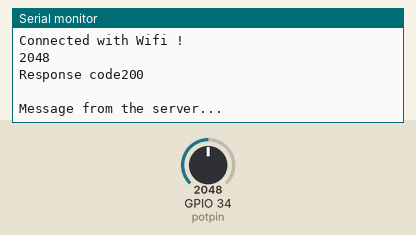
Recording of a sketch running on a simulated ESP32. Shown: the last lines printed to the serial monitor. The inputs (shaded band) are chosen by the test bench; at power-on: GPIO 34 (potpin) = 2048. WiFi joins after 1.5 s; servers stay silent unless stated; uploads are accepted with an empty reply.

Above: at 2.7 s.
2.8 s: GPIO 34 (potpin) set to 2866
At 2.86 s:
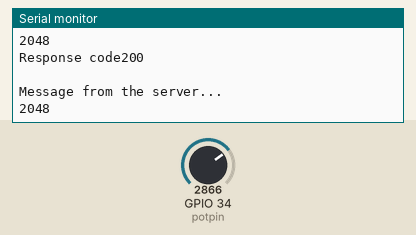
4.5 s: GPIO 34 (potpin) set to 3603
At 5.26 s:
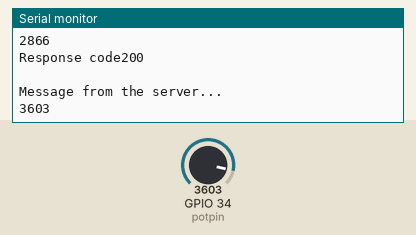
Timing chart, 0 to 7.5 s (numbered marks = the images above; inputs shaded):
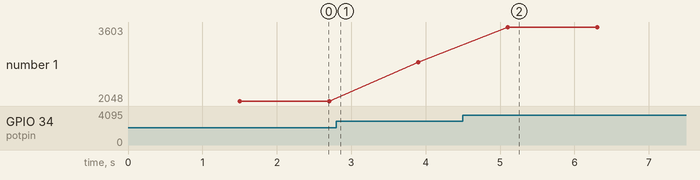

The sketch:

display_monitor2.ino
```cpp
// ESP32 will make post requests to server on local network
// ESP32 has to be on same network

//  including wifi library
#include<WiFi.h>

//  including httpclient library
#include<HTTPClient.h>

//  wifi credentials
const char ssid[] = "SKYT2I1W";
const char password[] = "9gj91php1egL";

//  API url
String api = "http://192.168.0.5:5000/add-data";

//  creating http client
HTTPClient http;

//  potpin
const int potpin = 34;

void setup()
{
  Serial.begin(115200);
  Serial.print("Connecting to : ");
  Serial.println(ssid);
  WiFi.begin(ssid , password);
  while (WiFi.status()  !=  WL_CONNECTED)
  {
    Serial.print(".");
    delay(500);
  }
  Serial.println();
  Serial.println("Connected with Wifi !");
}

void loop()
{

  //  reading potentiometer
  int pot = analogRead(potpin);
  Serial.println(pot);

  //  check if wifi is still connected
  if (WiFi.status()  ==  WL_CONNECTED)
  {

    //  connect with server on that particular API
    http.begin(api);
    //  type of data to be shared : JSON
    http.addHeader("Content-Type","application/json");

    //  Write the data to be sent [ JSON format ]
    //  Example -->  String info = "{\"key_name\" : " + value in string format + "}";
    String info = "{\"potentiometer\":"+String(pot)+"}";
    //  hit the POST request
    int http_code = http.POST(info);
    //  check for response
    //  if response code > 0 : get the response message body

    if (http_code > 0){
      String response = http.getString();
      Serial.print("Response code");
      Serial.println(http_code);
      Serial.println("\t");
      Serial.print("Message from the server...");
      Serial.println(response);
      }
    //  if response code < 0, error occured
    else {
      Serial.println("Error code");
      Serial.println(http_code);
      }


    //  end the connection with server to free up the resources
    http.end();

  }

  //  if wifi not connected
  else
  {
    Serial.print("Not connected with : ");
    Serial.println(ssid);
  }


  //  wait for 1 seconds before hittng a POST request again
  delay(1000);

}
```

Measured:
- after the input at 4.5 s, the serial monitor: prints a new line after 0.60 s (image 2)
- plotted number 1: 2048 → 2866 after the input at 2.8 s, 2866 → 3603 after the input at 4.5 s
